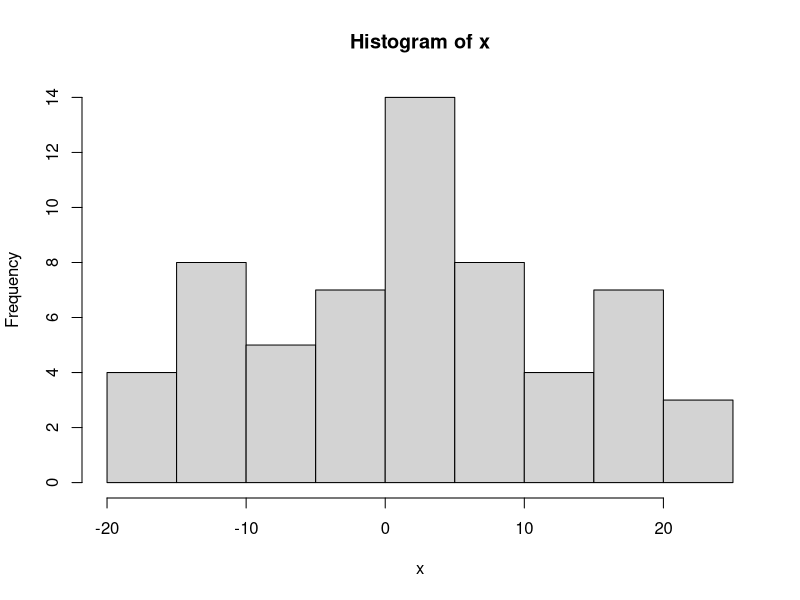
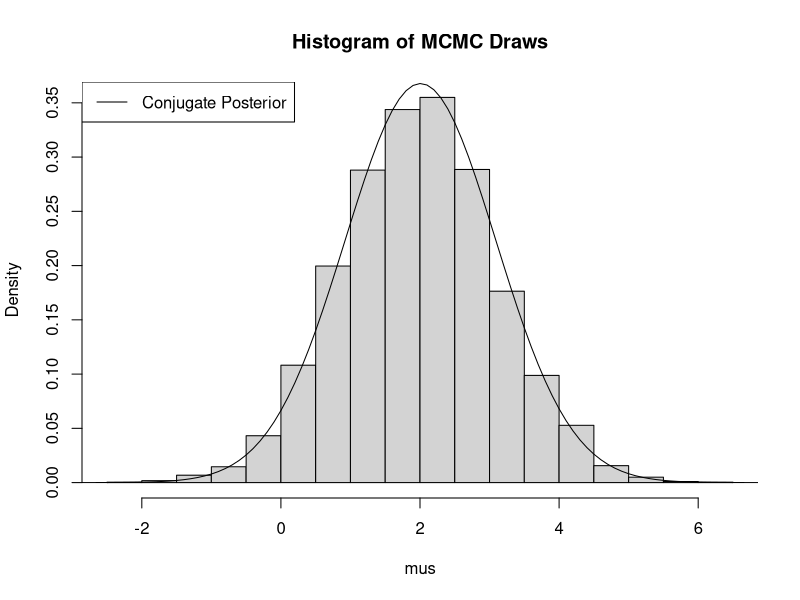
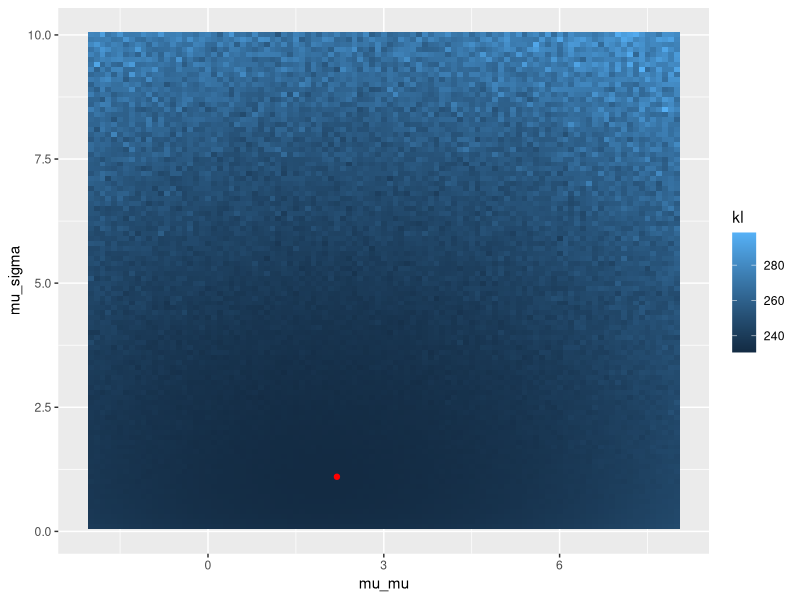
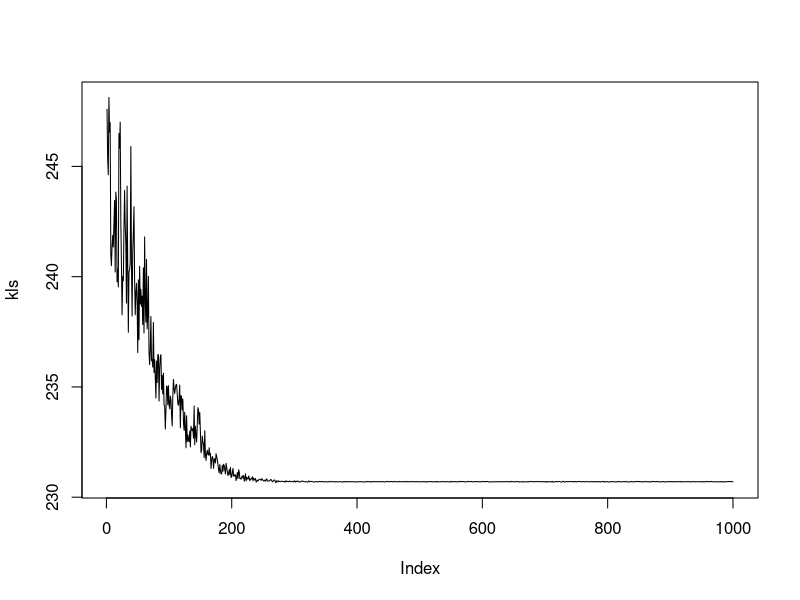
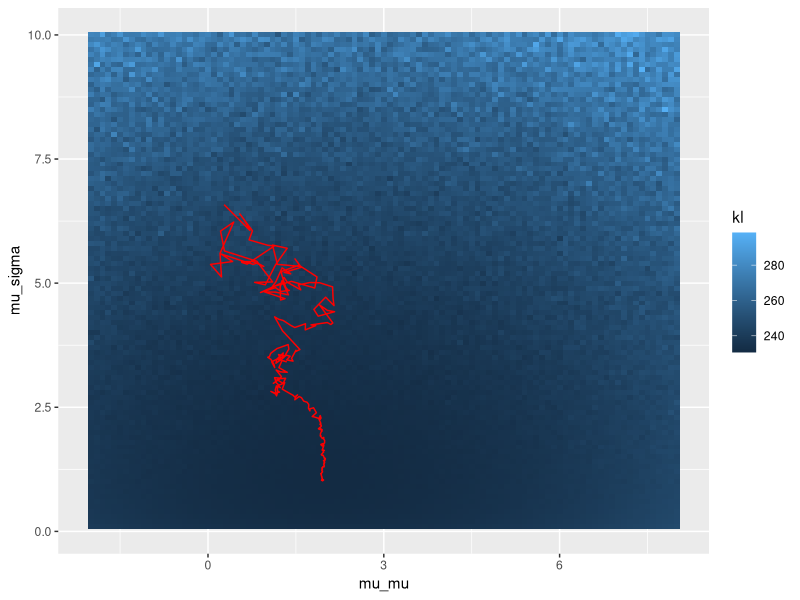
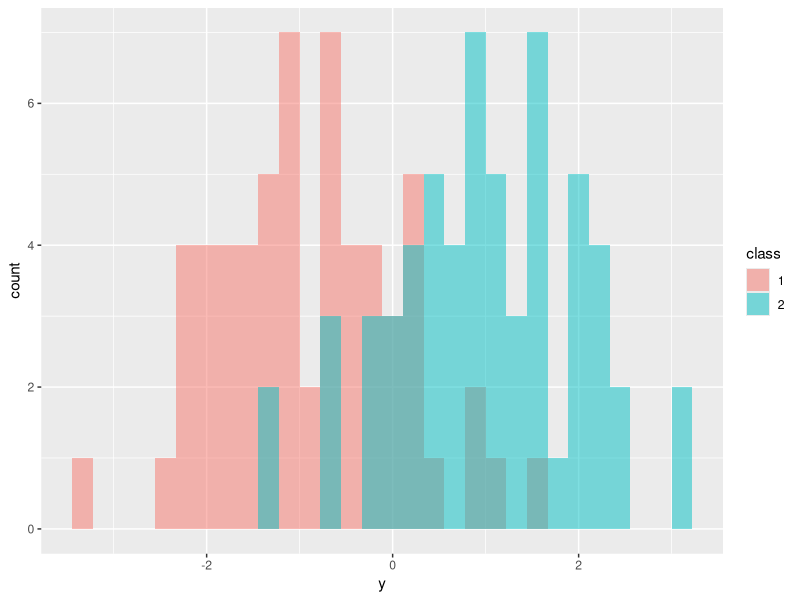
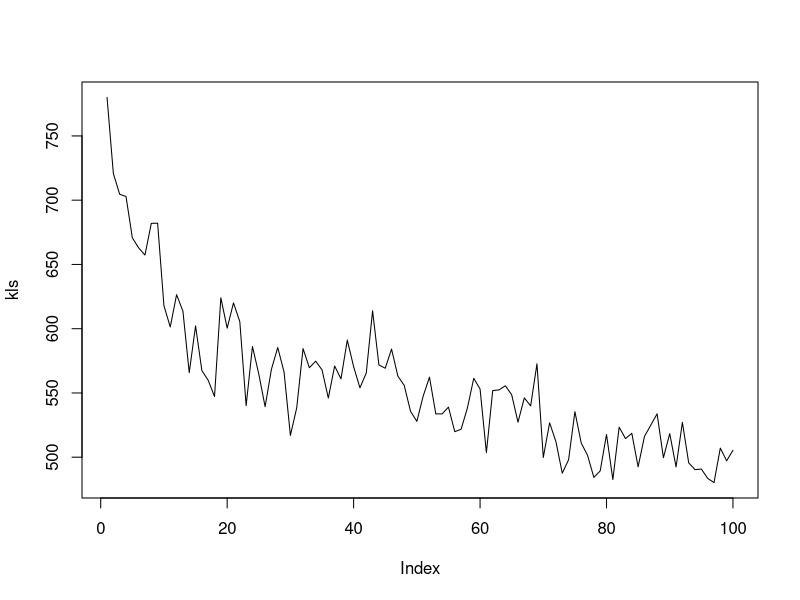
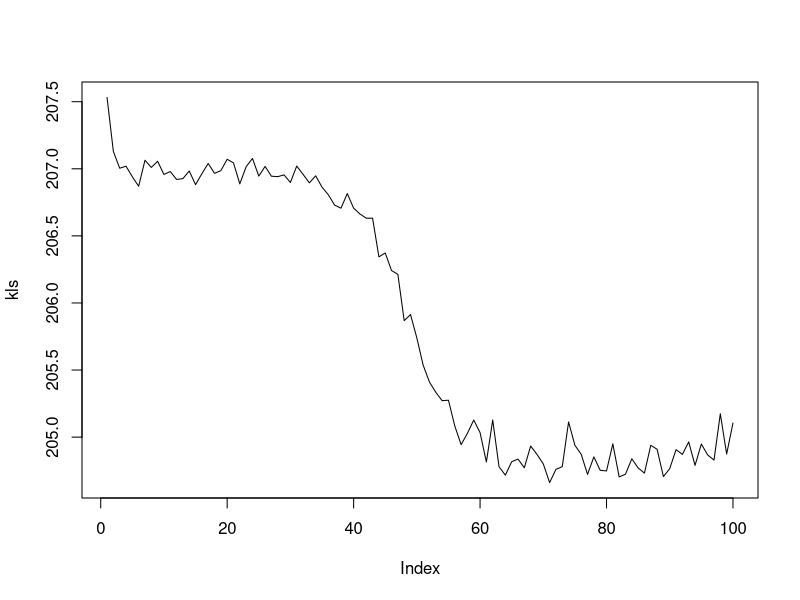

Write the R code that produced these figures, in order.
## ---- chunk 1
options(tidyverse.quiet = TRUE)
library(tidyverse)
library(gganimate)

set.seed(2021)
## ---- chunk 2
N <- 60
mu <- 3
sigma <- 10
x <- rnorm(N, mu, sigma)

hist(x)
## ---- chunk 3
prior_mu <- 2
prior_sigma <- 2

mu_mu_conj <- (prior_mu / prior_sigma^2 + sum(x) / sigma^2) / (1 / prior_sigma^2 + N / sigma^2) # posterior mean for mu
mu_sigma_conj <- sqrt(1 / (1 / prior_sigma^2 + N / sigma^2)) # posterior sd for mu

estimates <- data.frame(method = "Conjugate", mu_mu = mu_mu_conj, mu_sigma = mu_sigma_conj)
knitr::kable(estimates)
## ---- chunk 4
# we need a proposal distribution 
# very tiny jumps == high acceptance rate but slow mixing
jump_sigma <- 1
rproposal <- function(mu_) rnorm(1, mu_, jump_sigma) 
## ---- chunk 5
pacceptance <- function(mu1, mu0) {
  # calculations done in log for numerical stability (prevent underflows)
  log_likelihood1 <- dnorm(mu1, prior_mu, prior_sigma, log = TRUE) + sum(dnorm(x, mu1, sigma, log = TRUE))
  log_likelihood0 <- dnorm(mu0, prior_mu, prior_sigma, log = TRUE) + sum(dnorm(x, mu0, sigma, log = TRUE))
  exp(log_likelihood1 - log_likelihood0)
}
## ---- chunk 6
mu0 <- rnorm(1, prior_mu, prior_sigma) # select initial value from the prior (can be done other ways)
mus <- c() # collect the markov chain values here
# run Metropolis Hastings MCMC
iters <- 10000
for(i in 1:iters){
  mu1 <- rproposal(mu0) # propose new mu based on current mu
  acceptance_ratio <- pacceptance(mu1, mu0) # calculate acceptance probability
  # accept or reject with probability equal to acceptance_ratio
  u <- runif(1)
  mu0 <- ifelse(u <= acceptance_ratio, mu1, mu0) # if accept current mu it becomes previous mu for next step
  mus <- c(mus, mu0) # add current sample value to chain
}
## ---- chunk 7
mu_mu_mcmc <- mean(mus)
mu_sigma_mcmc <- sd(mus)

estimates <- rbind(estimates, data.frame(method = "MCMC", mu_mu = mu_mu_mcmc, mu_sigma = mu_sigma_mcmc))
knitr::kable(estimates)
## ---- chunk 8
x1 <- seq(-10, 20, by = 0.1)
hist(mus, freq = FALSE, main = "Histogram of MCMC Draws")
lines(y = dnorm(x1, mu_mu_conj, mu_sigma_conj ), x = x1)
legend("topleft", legend=c("Conjugate Posterior"), lty=c(1))
## ---- chunk 9
q_z <- rnorm
## ---- chunk 10
n_draws = 100 #number of draws for the expectation in KL divergence

kl_divergence <- function(posterior_mu, posterior_sigma){
  #take samples from approximate posterior distribution
  z <- q_z(n_draws, posterior_mu, posterior_sigma)
  #calculate elbo
  kl <- sapply(z, function(z_i){
    q_z <- dnorm(z_i, posterior_mu, posterior_sigma, log = TRUE)
    p_x_z <- sum(dnorm(x, z_i, sigma, log = TRUE)) 
    p_z <- dnorm(z_i, prior_mu, prior_sigma, log = TRUE)
    q_z - p_x_z - p_z
  })
  mean(kl) #take expectation
}
## ---- chunk 11
# grid search over all combinations of mu_vals and sigma_vals
mu_vals <- seq(-2, 8, by = 0.1)
sigma_vals <- seq(0.1, 10, by = 0.1)
to_search <- expand.grid(mu_vals, sigma_vals)
to_search$kl <- 0
for(i in 1:nrow(to_search)){
  to_search[i, "kl"] <- kl_divergence(to_search[i,1], to_search[i,2]) # calculate value of kl divergence at this combination and save
}
to_search <- setNames(to_search, c("mu_mu", "mu_sigma", "kl"))

# find best value in grid and report
best_val <- to_search[which.min(to_search$kl),]
estimates <- rbind(estimates, data.frame(method = "VI-Grid Search", mu_mu = best_val$mu_mu, mu_sigma = best_val$mu_sigma))
knitr::kable(estimates)
## ---- chunk 12
to_search %>% 
  ggplot(aes(x = mu_mu, y = mu_sigma, fill =kl)) +
  geom_tile() +
  geom_point(data = best_val, aes(x = mu_mu, y = mu_sigma), col="red")
## ---- chunk 13
# initialize the parameters
mu_mu_kl <- 0
mu_sigma_kl <- 7

# optimization settings
iters <- 1000
h <- 1e-1 # perturb the parameter by this much to estimate the gradient 
step_size <- 1e-2
# track how the posterior parameters change over the iterations
posterior_steps <- as.data.frame(matrix(0, nrow = iters, ncol = 2)) %>%  setNames(c("mu", "sigma"))
kls <- c() # collect the kl divergence values here

for(i in 1:iters){
  # step mu
  gradient1 <- (kl_divergence(mu_mu_kl + h, mu_sigma_kl) - kl_divergence(mu_mu_kl, mu_sigma_kl)) / h # finite difference for gradient
  mu_mu_kl <- mu_mu_kl - gradient1 * step_size
  
  # step sigma
  gradient2 <- (kl_divergence(mu_mu_kl, mu_sigma_kl + h) - kl_divergence(mu_mu_kl, mu_sigma_kl)) / h
  mu_sigma_kl <- mu_sigma_kl - gradient2 * step_size
  
  
  posterior_steps[i,] <- c(mu_mu_kl, mu_sigma_kl)
  kls <- c(kls, kl_divergence(mu_mu_kl, mu_sigma_kl))
}
## ---- chunk 14
plot(kls, type = "l")
## ---- chunk 15
estimates <- rbind(estimates, data.frame(method = "VI-Gradient Descent", mu_mu = mu_mu_kl, mu_sigma = mu_sigma_kl))
knitr::kable(estimates)
## ---- chunk 16
to_search %>% 
  ggplot() +
  geom_tile(aes(x = mu_mu, y = mu_sigma, fill = kl)) +
  geom_path(data = posterior_steps, aes(x = mu, y = sigma), col="red")
## ---- chunk 17
N_ <- 60
N <- N_ + N_

mus <- c(-1, 1)
sigma <- 1

y_1 <- rnorm(N_, mus[1], sigma)
y_2 <- rnorm(N_, mus[2], sigma)
y <- c(y_1, y_2)

y_df <- data.frame(class = as.factor(c(rep(1, N_), rep(2, N_))), y = y)
## ---- chunk 18
y_df %>%
  ggplot(aes(x = y, fill = class, group = class))+
  geom_histogram(position = "identity", alpha = 0.5)
## ---- chunk 19
prior_prob <- c(0.5, 0.5)
prior_mu <- 0
prior_sigma <- 10
ndraws <- 100

kl_divergence <- function(y, posterior_vals, mu_mu_params, mu_sigma_params, sigma_params){
  #calculate elbo
  kl <- sapply(1:ndraws, function(i){
    #take samples from approximate distributions
    z <- ifelse(runif(length(y)) <= posterior_vals[,1], 1, 2)
    mu_params <- rnorm(2, mu_mu_params, mu_sigma_params)
    # calculate KL
    q_z <- sum(log(posterior_vals[cbind(1:length(y), z)])) # approximate posterior
    p_y_z <- sum(dnorm(y, mu_params[z], sigma_params[z], log = TRUE)) # likelihood
    p_z <- sum(log(prior_prob[z])) # class prior
    p_mu <- sum(dnorm(mu_params, prior_mu, prior_sigma)) # mu prior
    q_z - p_y_z - p_z# - p_mu
  })
  mean(kl)
}
## ---- chunk 20
# initialize parameters
posterior_vals <- matrix(0.5, nrow = length(y), ncol = 2)
mu_mu_params <- c(-3, 3)
mu_sigma_params <- log(c(1, 1)) # take log to put parameters in unconstrained space
sigma_params <- c(1, 1)

iters <- 100
# perturbation for posterior z
h <- 1
# perturbation for mu values
h_ <- 1e-2
h1 <- c(1, 0)
h2 <- c(0, 1)

step_size <- 1e-1
mu_step_size <- 1e-5
sigma_step_size <- 1e-5

posterior_steps <- as.data.frame(matrix(0, nrow = iters, ncol = length(y)))
mu_mu_steps <- as.data.frame(matrix(0, nrow = iters, ncol = 2)) %>% setNames(c("mu1", "mu2"))
mu_sigma_steps <- as.data.frame(matrix(0, nrow = iters, ncol = 2)) %>% setNames(c("sigma1", "sigma2"))
kls <- c()

for(i in 1:iters){  
  # expectation
  # convert p to log odds (unconstrained space) before perturbing to stay in (0-1)
  offset_vals <- 1 / (1 + exp(-log(posterior_vals[,1] / posterior_vals[,2]) + h))
  offset_vals <- cbind(offset_vals, 1 - offset_vals)
  for(j in 1:N){
    # get gradient
    gradient <- (kl_divergence(y[j], offset_vals[j,,drop=FALSE], mu_mu_params, exp(mu_sigma_params), sigma_params) - 
                  kl_divergence(y[j], posterior_vals[j,,drop=FALSE], mu_mu_params, exp(mu_sigma_params), sigma_params)) / h
    posterior_vals[j, 1] <- 1 / (1 + exp(-log(posterior_vals[j,1] / posterior_vals[j,2]) - gradient * step_size))
    # step
    posterior_vals[j, 2] <- 1 - posterior_vals[j, 1]
  }

  # maximization
  # step mu1 params
  gradient11 <- (kl_divergence(y, posterior_vals, mu_mu_params + h_ * h1, exp(mu_sigma_params), sigma_params) - 
                kl_divergence(y, posterior_vals, mu_mu_params, exp(mu_sigma_params), sigma_params)) / h_
  mu_mu_params <- mu_mu_params - h1 * gradient11 * mu_step_size
  gradient12 <- (kl_divergence(y, posterior_vals, mu_mu_params, exp(mu_sigma_params + h_ * h1), sigma_params) - 
                kl_divergence(y, posterior_vals, mu_mu_params, exp(mu_sigma_params), sigma_params)) / h_
  mu_sigma_params <- mu_sigma_params - h1 * gradient12 * sigma_step_size
  
  # step mu2 params
  gradient21 <- (kl_divergence(y, posterior_vals, mu_mu_params + h_ * h2, exp(mu_sigma_params), sigma_params) - 
                kl_divergence(y, posterior_vals, mu_mu_params, exp(mu_sigma_params), sigma_params)) / h_
  mu_mu_params <- mu_mu_params - h2 * gradient21 * mu_step_size
  gradient22 <- (kl_divergence(y, posterior_vals, mu_mu_params, exp(mu_sigma_params + h_ * h2), sigma_params) - 
                kl_divergence(y, posterior_vals, mu_mu_params, exp(mu_sigma_params), sigma_params)) / h_
  mu_sigma_params <- mu_sigma_params - h2 * gradient22 * sigma_step_size

  # save intermediate values for later
  posterior_steps[i,] <- posterior_vals[,2]
  mu_mu_steps[i,] <- mu_mu_params
  mu_sigma_steps[i,] <- exp(mu_sigma_params)
  kl <- kl_divergence(y, posterior_vals, mu_mu_params, exp(mu_sigma_params), sigma_params)
  kls <- c(kls, kl)
}
## ---- chunk 21
plot(kls, type = "l")
## ---- chunk 22
steps_df <- posterior_steps %>%
  mutate(ix = row_number()) %>%
  pivot_longer(-ix, names_to = "dim", values_to = "value") %>%
  mutate(
    class = as.factor(rep(c(rep(1,N_), rep(2,N_)), iters)),
    y = rep(y, iters)
  )

# these steps convert the posterior parameters for mu into a density curve for the plots
mu_df <- mu_mu_steps %>%
  mutate(ix = row_number())
sigma_df <- mu_sigma_steps %>%
  mutate(ix = row_number())
mu_sigma_df <- mu_df %>%
  inner_join(sigma_df, by="ix") %>%
  group_by(ix) %>%
  nest() %>%
  mutate(
    density = map(data, ~{
      x = seq(min(y), max(y), by=0.01)
      data.frame(
        x = x, 
        mu1 = dnorm(x, .x$mu1, .x$sigma1),
        mu2 = dnorm(x, .x$mu2, .x$sigma2)
      )
    })
  ) %>%
  unnest(density) %>%
  select(-data) %>%
  pivot_longer(starts_with("mu")) %>%
  mutate(value = value / max(value))

learning_plot <- ggplot(steps_df, aes(y = value, x = y, color = class)) +
  geom_point() +
  geom_line(data = mu_sigma_df, aes(x = x, color = name, y = value)) +
  ggtitle("Posterior Probability of Class 2") +
  ylab("p(c=2)") +
  transition_manual(ix)

anim_save("latent_learning.gif", learning_plot)
## ---- chunk 23
knitr::include_graphics("latent_learning.gif")
## ---- chunk 24
# encoder network, this gives us out posterior distributio for z
categorical_network <- function(x, params){
  z <- x %*% params
  z <- exp(z) / rowSums(exp(z))
  z
}

# decoder network, this gives us our likelihood parametetrs given z
normal_network <- function(z, params){
  x <- z %*% params
  x[,2] <- exp(x[,2])
  x
}

prior_prob <- c(0.5, 0.5)
ndraws <- 100

kl_divergence <- function(encoder_params, decoder_params){
  posterior_vals <- categorical_network(y, encoder_params)
  #calculate elbo
  kl <- sapply(1:ndraws, function(i){
    #take samples from approximate distribution
    z <- ifelse(runif(length(y)) <= posterior_vals[,1], 1, 2)
    # convert to one hot encoding
    z_hot <- matrix(0, nrow = length(y), ncol = 2)
    z_hot[cbind(1:length(y), z)] <- 1
    
    # get likelihood parameters given z
    y_params <- normal_network(z_hot, decoder_params)

    # calculate KL
    q_z <- sum(log(posterior_vals[cbind(1:length(y), z)]))
    p_y_z <- sum(dnorm(y, y_params[,1], y_params[,2], log = TRUE))
    p_z <- sum(log(prior_prob[z]))
    q_z - p_y_z - p_z
  })

  mean(kl)
}
## ---- chunk 25
# randomly initialize parameters
encoder_params <- matrix(rnorm(2, 0, 0.01), nrow = 1)
decoder_params <- matrix(rnorm(4, 0, 0.01), nrow = 2)

iters <- 100
# perturbation parameters
h <- 1e-1
h11 <- c(1, 0)
h12 <- c(0, 1)
h21 <- matrix(c(1, 0, 0, 0), nrow = 2, byrow = TRUE)
h22 <- matrix(c(0, 1, 0, 0), nrow = 2, byrow = TRUE)
h23 <- matrix(c(0, 0, 1, 0), nrow = 2, byrow = TRUE)
h24 <- matrix(c(0, 0, 0, 1), nrow = 2, byrow = TRUE)
step_size <- 1e-2

# data structures for saving intermediate valuess
posterior_steps <- as.data.frame(matrix(0, nrow = iters, ncol = N))
mu_mu_steps <- as.data.frame(matrix(0, nrow = iters, ncol = 2)) %>% setNames(c("mu1", "mu2"))
mu_sigma_steps <- as.data.frame(matrix(0, nrow = iters, ncol = 2)) %>% setNames(c("sigma1", "sigma2"))
kls <- c()

for(i in 1:iters){
  # expectation
  # optimize encoder
  # get gradients and step
  gradient1 <- (kl_divergence(encoder_params + h * h11, decoder_params) - 
    kl_divergence(encoder_params, decoder_params)) / h
  encoder_params <- encoder_params - h11 * gradient1 * step_size
  
  gradient2 <- (kl_divergence(encoder_params + h * h12, decoder_params) - 
    kl_divergence(encoder_params, decoder_params)) / h
  encoder_params <- encoder_params - h12 * gradient2 * step_size 
  
  # maximization
  # optimize decoder
  # get gradients and step
  gradient3 <- (kl_divergence(encoder_params, decoder_params + h * h21) - 
    kl_divergence(encoder_params, decoder_params)) / h
  decoder_params <- decoder_params - h21 * gradient3 * step_size
  
  gradient4 <- (kl_divergence(encoder_params, decoder_params + h * h22) - 
    kl_divergence(encoder_params, decoder_params)) / h
  decoder_params <- decoder_params - h22 * gradient4 * step_size
  
  gradient5 <- (kl_divergence(encoder_params, decoder_params + h * h23) - 
    kl_divergence(encoder_params, decoder_params)) / h
  decoder_params <- decoder_params - h23 * gradient5 * step_size
  
  gradient6 <- (kl_divergence(encoder_params, decoder_params + h * h24) - 
    kl_divergence(encoder_params, decoder_params)) / h
  decoder_params <- decoder_params - h24 * gradient6 * step_size
  
  # save intermediate values for later
  posterior_steps[i,] <- categorical_network(y, encoder_params)[,1]
  mu_mu_steps[i,] <- normal_network(matrix(c(1,0,0,1), nrow=2), decoder_params)[,1]
  mu_sigma_steps[i,] <- normal_network(matrix(c(1,0,0,1), nrow=2), decoder_params)[,2]
  kls <- c(kls, kl_divergence(encoder_params, decoder_params))
}
## ---- chunk 26
plot(kls, type = "l")
## ---- chunk 27
steps_df <- posterior_steps %>%
  mutate(ix = row_number()) %>%
  pivot_longer(-ix, names_to = "dim", values_to = "value") %>%
  mutate(
    class = as.factor(rep(c(rep(1,N_), rep(2,N_)), iters)),
    y = rep(y, iters)
  )

# these steps convert the posterior parameters for mu into a density curve for the plots
mu_df <- mu_mu_steps %>%
  mutate(ix = row_number())
sigma_df <- mu_sigma_steps %>%
  mutate(ix = row_number())
mu_sigma_df <- mu_df %>%
  inner_join(sigma_df, by="ix") %>%
  group_by(ix) %>%
  nest() %>%
  mutate(
    density = map(data, ~{
      x = seq(min(y), max(y), by=0.01)
      data.frame(
        x = x, 
        mu1 = dnorm(x, .x$mu1, .x$sigma1),
        mu2 = dnorm(x, .x$mu2, .x$sigma2)
      )
    })
  ) %>%
  unnest(density) %>%
  select(-data) %>%
  pivot_longer(starts_with("mu")) %>%
  mutate(value = value / max(value))

learning_plot <- ggplot(steps_df, aes(y = value, x = y, color = class)) +
  geom_point() +
  geom_line(data = mu_sigma_df, aes(x = x, color = name, y = value)) +
  ggtitle("Posterior Probability of Class 2") +
  ylab("p(c=2)") +
  transition_manual(ix)

anim_save("amortized_latent_learning.gif", learning_plot)
## ---- chunk 28
knitr::include_graphics("amortized_latent_learning.gif")
